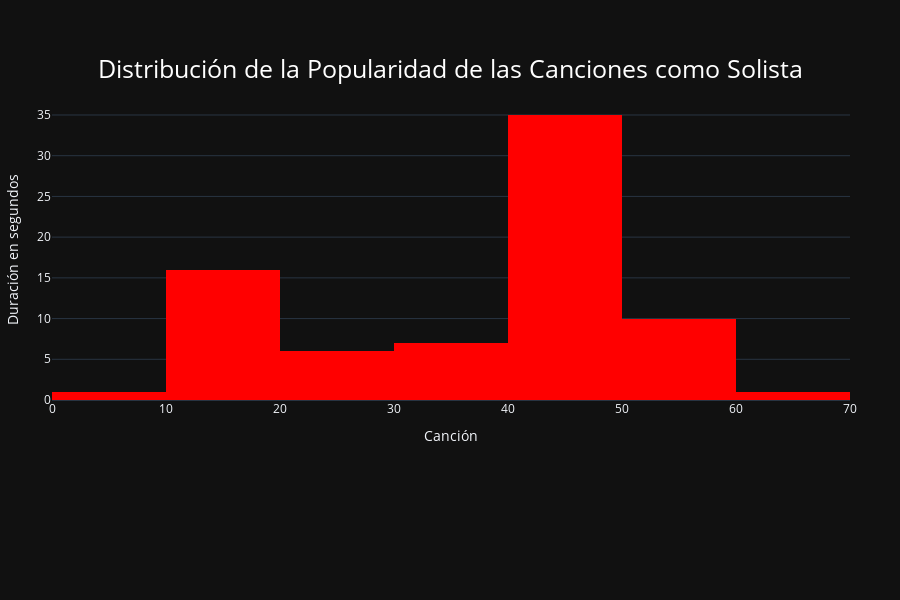

The notebook cell this image was saved under:
### Code cell
fig_popularidad = px.histogram(popularidad_duracion_canciones_lt, x='Popularidad', nbins=10,
                               title='Distribución de la Popularidad de las Canciones como Solista',
                               labels={'Popularidad': 'Popularidad Promedio'}, color_discrete_sequence=['red'], template="plotly_dark")
fig_popularidad.update_layout(title = {'text' : 'Distribución de la Popularidad de las Canciones como Solista','y':0.9, 'x':0.5, 'xanchor' : 'center', 'yanchor' : 'top', 'font':dict(size=25, color='white')}, height = 600, margin=dict(l=50, r=50, t=100, b=200), yaxis=dict(title='Duración en segundos', titlefont_size=14, tickfont_size=12),
    xaxis=dict(title='Canción', titlefont_size=14, tickfont_size=12))


fig_popularidad.show()

### Figure 1 — Plotly figure (JSON) as saved in the notebook; plotly's stock layout.template omitted (floating-point values rounded to 4 significant figures)
{"data": [{"alignmentgroup": "True", "bingroup": "x", "hovertemplate": "Popularidad Promedio=%{x}<br>count=%{y}<extra></extra>", "legendgroup": "", "marker": {"color": "red", "pattern": {"shape": ""}}, "name": "", "nbinsx": 10, "offsetgroup": "", "orientation": "v", "showlegend": false, "type": "histogram", "x": [45, 46, 57, 15, 44.5, 63, 32, 24.83, 29, 44, 50, 46, 45, 42, 43, 54, 16, 54, 34, 30, 16, 43.5, 41, 45, 49, 44, 14, 52, 15, 43, 50, 46.5, 46, 0, 56, 21, 17, 24, 19, 18, 30, 19, 23, 48, 44.5, 16, 45, 57, 27, 51, 17, 31.25, 44, 48, 15, 43.5, 43, 42, 38.33, 44, 42, 44.5, 47, 50, 15, 49, 39, 15, 44, 43, 15, 43, 44, 15, 47.5, 44], "xaxis": "x", "yaxis": "y"}], "layout": {"barmode": "relative", "height": 600, "legend": {"tracegroupgap": 0}, "margin": {"b": 200, "l": 50, "r": 50, "t": 100}, "title": {"font": {"color": "white", "size": 25}, "text": "Distribución de la Popularidad de las Canciones como Solista", "x": 0.5, "xanchor": "center", "y": 0.9, "yanchor": "top"}, "xaxis": {"anchor": "y", "domain": [0, 1], "tickfont": {"size": 12}, "title": {"font": {"size": 14}, "text": "Canción"}}, "yaxis": {"anchor": "x", "domain": [0, 1], "tickfont": {"size": 12}, "title": {"font": {"size": 14}, "text": "Duración en segundos"}}}}
